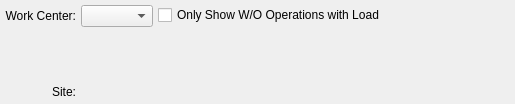
<?xml version="1.0" encoding="UTF-8"?>
<ui version="4.0">
 <comment>
This file is part of the xtmfg Package for xTuple ERP,
and is Copyright (c) 1999-2014 by OpenMFG LLC, d/b/a xTuple.  It
is licensed to you under the xTuple End-User License Agreement (&quot;the
EULA&quot;), the full text of which is available at www.xtuple.com/EULA.
While the EULA gives you access to source code and encourages your
involvement in the development process, this Package is not free
software.  By using this software, you agree to be bound by the
terms of the EULA.
</comment>
 <class>dspWoOperationsByWorkCenter</class>
 <widget class="QWidget" name="dspWoOperationsByWorkCenter">
  <property name="geometry">
   <rect>
    <x>0</x>
    <y>0</y>
    <width>515</width>
    <height>104</height>
   </rect>
  </property>
  <property name="windowTitle">
   <string>Work Order Operations by Work Center</string>
  </property>
  <layout class="QHBoxLayout" name="horizontalLayout">
   <item>
    <layout class="QGridLayout">
     <item row="2" column="0">
      <widget class="QLabel" name="_warehouseLit">
       <property name="text">
        <string>Site:</string>
       </property>
       <property name="alignment">
        <set>Qt::AlignRight|Qt::AlignTrailing|Qt::AlignVCenter</set>
       </property>
       <property name="buddy">
        <cstring>_warehouse</cstring>
       </property>
      </widget>
     </item>
     <item row="1" column="1">
      <widget class="QLabel" name="_description">
       <property name="sizePolicy">
        <sizepolicy hsizetype="Preferred" vsizetype="Preferred">
         <horstretch>0</horstretch>
         <verstretch>0</verstretch>
        </sizepolicy>
       </property>
       <property name="minimumSize">
        <size>
         <width>0</width>
         <height>0</height>
        </size>
       </property>
       <property name="text">
        <string/>
       </property>
       <property name="alignment">
        <set>Qt::AlignVCenter</set>
       </property>
      </widget>
     </item>
     <item row="1" column="0">
      <spacer>
       <property name="orientation">
        <enum>Qt::Vertical</enum>
       </property>
       <property name="sizeHint" stdset="0">
        <size>
         <width>20</width>
         <height>0</height>
        </size>
       </property>
      </spacer>
     </item>
     <item row="0" column="0">
      <widget class="QLabel" name="_workCenterLit">
       <property name="enabled">
        <bool>true</bool>
       </property>
       <property name="sizePolicy">
        <sizepolicy hsizetype="Preferred" vsizetype="Preferred">
         <horstretch>0</horstretch>
         <verstretch>0</verstretch>
        </sizepolicy>
       </property>
       <property name="minimumSize">
        <size>
         <width>0</width>
         <height>0</height>
        </size>
       </property>
       <property name="text">
        <string>Work Center:</string>
       </property>
       <property name="alignment">
        <set>Qt::AlignRight|Qt::AlignTrailing|Qt::AlignVCenter</set>
       </property>
      </widget>
     </item>
     <item row="2" column="1">
      <widget class="QLabel" name="_warehouse">
       <property name="sizePolicy">
        <sizepolicy hsizetype="Expanding" vsizetype="Fixed">
         <horstretch>0</horstretch>
         <verstretch>0</verstretch>
        </sizepolicy>
       </property>
      </widget>
     </item>
     <item row="0" column="1">
      <layout class="QHBoxLayout">
       <property name="spacing">
        <number>0</number>
       </property>
       <item>
        <widget class="XComboBox" name="_wrkcnt">
         <property name="sizePolicy">
          <sizepolicy hsizetype="Expanding" vsizetype="Fixed">
           <horstretch>0</horstretch>
           <verstretch>0</verstretch>
          </sizepolicy>
         </property>
         <property name="type">
          <enum>XComboBox::WorkCentersActive</enum>
         </property>
        </widget>
       </item>
      </layout>
     </item>
    </layout>
   </item>
   <item>
    <layout class="QVBoxLayout">
     <property name="spacing">
      <number>0</number>
     </property>
     <item>
      <widget class="DateCluster" name="_dates">
       <property name="focusPolicy">
        <enum>Qt::StrongFocus</enum>
       </property>
      </widget>
     </item>
     <item>
      <layout class="QVBoxLayout">
       <property name="spacing">
        <number>0</number>
       </property>
       <item>
        <widget class="XCheckBox" name="_loadOnly">
         <property name="sizePolicy">
          <sizepolicy hsizetype="Minimum" vsizetype="Fixed">
           <horstretch>0</horstretch>
           <verstretch>0</verstretch>
          </sizepolicy>
         </property>
         <property name="text">
          <string>Only Show W/O Operations with Load</string>
         </property>
        </widget>
       </item>
      </layout>
     </item>
     <item>
      <spacer>
       <property name="orientation">
        <enum>Qt::Vertical</enum>
       </property>
       <property name="sizeHint" stdset="0">
        <size>
         <width>20</width>
         <height>0</height>
        </size>
       </property>
      </spacer>
     </item>
    </layout>
   </item>
   <item>
    <spacer name="horizontalSpacer">
     <property name="orientation">
      <enum>Qt::Horizontal</enum>
     </property>
     <property name="sizeHint" stdset="0">
      <size>
       <width>0</width>
       <height>20</height>
      </size>
     </property>
    </spacer>
   </item>
  </layout>
 </widget>
 <layoutdefault spacing="5" margin="5"/>
 <pixmapfunction>qPixmapFromMimeSource</pixmapfunction>
 <customwidgets>
  <customwidget>
   <class>DateCluster</class>
   <extends>QWidget</extends>
   <header>datecluster.h</header>
  </customwidget>
  <customwidget>
   <class>XCheckBox</class>
   <extends>QCheckBox</extends>
   <header>xcheckbox.h</header>
  </customwidget>
  <customwidget>
   <class>XComboBox</class>
   <extends>QComboBox</extends>
   <header>xcombobox.h</header>
  </customwidget>
 </customwidgets>
 <tabstops>
  <tabstop>_wrkcnt</tabstop>
  <tabstop>_dates</tabstop>
  <tabstop>_loadOnly</tabstop>
 </tabstops>
 <resources/>
 <connections/>
</ui>
